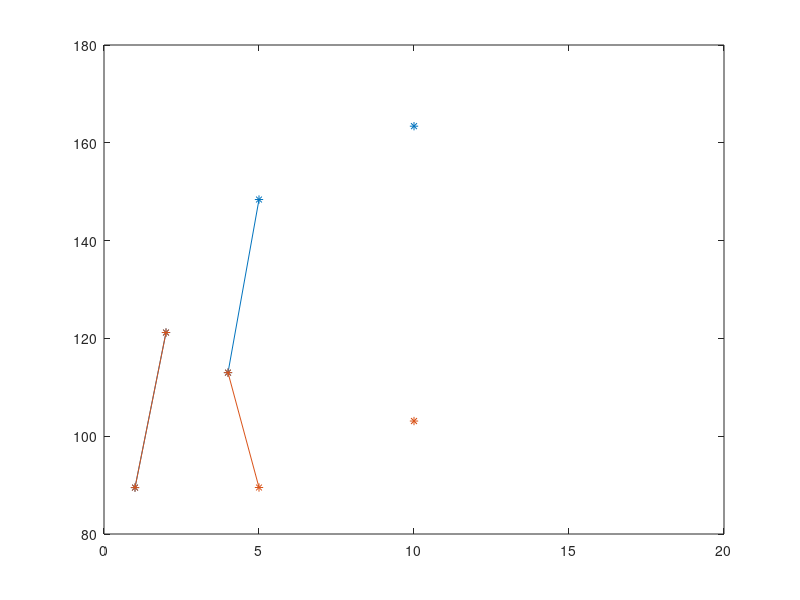

Recreate this plot in MATLAB.
konc = 1:1:20;

%konc vs Pmax
pmax_meas = zeros(1, 20);  %m matfel
for i=1:20
    pmax_meas(i) = NaN;
end

pmax_meas(1) = 89.49;
pmax_meas(2) = 121.2;
pmax_meas(4) = 113;
pmax_meas(5) = 148.4;
pmax_meas(10) = 163.4;
pmax = pmax_meas;
pmax(5) = 89.51;
pmax(10) = 103.1;

pmax3 = pmax_meas;

figure
plot(konc, pmax_meas, '*-', konc, pmax, '*-');